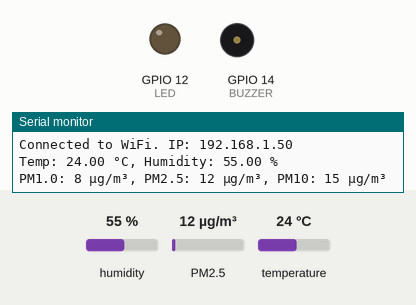
Simulated run of this sketch. Board: ESP32. Parts: output pins drawn as LEDs (lit = HIGH), buzzer (waves = sounding), the last lines printed to the serial monitor. The test bench sets the inputs (shaded band); at power-on: PM2.5 12 µg/m³, humidity 55 %, temperature 24 °C. WiFi joins after 1.5 s; servers stay silent unless stated; EEPROM starts erased.

Above: at 2.7 s.
2.8 s: PM2.5 set to 96 µg/m³
8.5 s: PM2.5 set to 103 µg/m³
At 11.97 s:
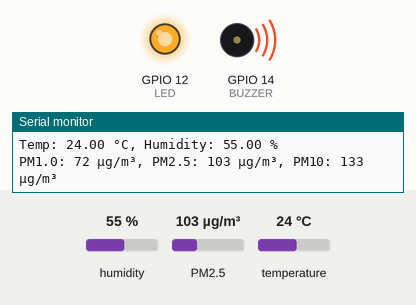
Timing chart, 0 to 31.9 s (numbered marks = the images above; inputs shaded):
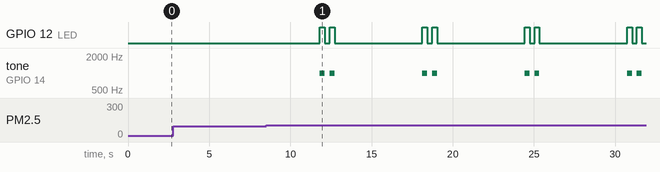

Measured:
- the behaviour switches between 100 and 101 µg/m³ on PM2.5 (found by bisection; images 0 and 1)
- after the input at 8.5 s, GPIO 12 (LED): LOW → HIGH after 3.3 s, then repeats every 6.3 s: LOW 0.30 s, HIGH 0.30 s, LOW 5.4 s, HIGH 0.30 s; tone on GPIO 14 (BUZZER): silent → 1000 Hz after 3.3 s, then repeats every 6.3 s: silent 0.30 s, 1000 Hz 0.30 s, silent 5.4 s, 1000 Hz 0.30 s

The sketch:

sketch_mar31a.ino
```cpp
#include <WiFi.h>
#include <Wire.h>
#include <DHT.h>
#include <Preferences.h>
#include <WiFiUdp.h>
#include <PMS.h>

WiFiUDP udp;
Preferences preferences;

// ==== Wi-Fi Settings ====
const char* wifiList[][2] = {
  {"SSID", "password"} //this is wifi credentials
};
const int wifiCount = sizeof(wifiList) / sizeof(wifiList[0]);
String lastSSID, lastPass;
bool wifiConnected = false;

// ==== DHT Settings ====
#define DHTPIN 13
#define DHTTYPE DHT22
DHT dht(DHTPIN, DHTTYPE);

// ==== Hardware Pins ====
#define LED 12
#define BUZZER 14

// ==== PMS5003 Settings ====
#define PMS_RX 27
#define PMS_TX 26
HardwareSerial pmsSerial(1);
PMS pms(pmsSerial);
PMS::DATA pmsData;

// ==== Server ====
WiFiServer server(80);

// ==== Connect to Wi-Fi ====
bool connectToWiFi(int timeoutPerNetwork = 7000) {
  preferences.begin("wifi", true);
  lastSSID = preferences.getString("ssid", "");
  lastPass = preferences.getString("pass", "");
  preferences.end();

  Serial.print("Trying saved WiFi: ");
  Serial.println(lastSSID);

  if (lastSSID != "") {
    WiFi.begin(lastSSID.c_str(), lastPass.c_str());
    unsigned long start = millis();
    while (WiFi.status() != WL_CONNECTED && millis() - start < timeoutPerNetwork) delay(250);
    if (WiFi.status() == WL_CONNECTED) return true;
  }

  for (int i = 0; i < wifiCount; i++) {
    Serial.print("Trying: ");
    Serial.println(wifiList[i][0]);

    WiFi.begin(wifiList[i][0], wifiList[i][1]);
    unsigned long start = millis();
    while (WiFi.status() != WL_CONNECTED && millis() - start < timeoutPerNetwork) delay(250);
    if (WiFi.status() == WL_CONNECTED) {
      preferences.begin("wifi", false);
      preferences.putString("ssid", wifiList[i][0]);
      preferences.putString("pass", wifiList[i][1]);
      preferences.end();
      return true;
    }
  }

  return false;
}


// ==== Air Quality Alert ====
void airQualityAlert() {
  for (int i = 0; i < 2; i++) {
    digitalWrite(LED, HIGH);
    tone(BUZZER, 1000);
    delay(300);
    noTone(BUZZER);
    digitalWrite(LED, LOW);
    delay(300);
  }
}

// ==== Setup ====
void setup() {
  Serial.begin(115200);

  wifiConnected = connectToWiFi();
  if (wifiConnected) {
    Serial.print("Connected to WiFi. IP: ");
    Serial.println(WiFi.localIP());
    server.begin();
  } else {
    Serial.println("WiFi connection failed.");
  }

  dht.begin();
  pinMode(LED, OUTPUT);
  pinMode(BUZZER, OUTPUT);

  pmsSerial.begin(9600, SERIAL_8N1, PMS_RX, PMS_TX);
  pms.passiveMode();
  pms.wakeUp();


}

// ==== Main Loop ====
void loop() {
  float temperature = dht.readTemperature();
  float humidity = dht.readHumidity();

  WiFiClient client = server.available();
  if (client) {
    Serial.println("Client connected");
    String request = client.readStringUntil('\r');
    client.flush();
    Serial.println(request);

    if (request.indexOf("GET /data") >= 0) {
      String json = String("{") +
        "\"temperature\":" + String(temperature, 2) + "," +
        "\"humidity\":" + String(humidity, 2) + "," +
        "\"pm1_0\":" + String(pmsData.PM_AE_UG_1_0) + "," +
        "\"pm2_5\":" + String(pmsData.PM_AE_UG_2_5) + "," +
        "\"pm10\":" + String(pmsData.PM_AE_UG_10_0) +
      "}";

// send json to the app
      client.println("HTTP/1.1 200 OK");
      client.println("Content-Type: application/json");
      client.println("Access-Control-Allow-Origin: *");
      client.println("Connection: close");
      client.println();
      client.println(json);

      Serial.println("Sent JSON:");
      Serial.println(json);
    }

    delay(5);
    client.stop();
    Serial.println("Client disconnected");
  }


  if (!isnan(temperature) && !isnan(humidity)) {
    Serial.printf("Temp: %.2f °C, Humidity: %.2f %%\n", temperature, humidity);
  } else {
    Serial.println("Failed to read DHT22.");
  }

  pms.requestRead();
  if (pms.readUntil(pmsData)) {
    Serial.printf("PM1.0: %d µg/m³, PM2.5: %d µg/m³, PM10: %d µg/m³\n",
                  pmsData.PM_AE_UG_1_0, pmsData.PM_AE_UG_2_5, pmsData.PM_AE_UG_10_0);

    if (pmsData.PM_AE_UG_2_5 > 100 || pmsData.PM_AE_UG_10_0 > 150) airQualityAlert();
  } else {
    Serial.println("No PMS5003 data...");
  }

  Serial.println("");
  delay(5000);  // Reduce delay for better responsiveness
}
```
